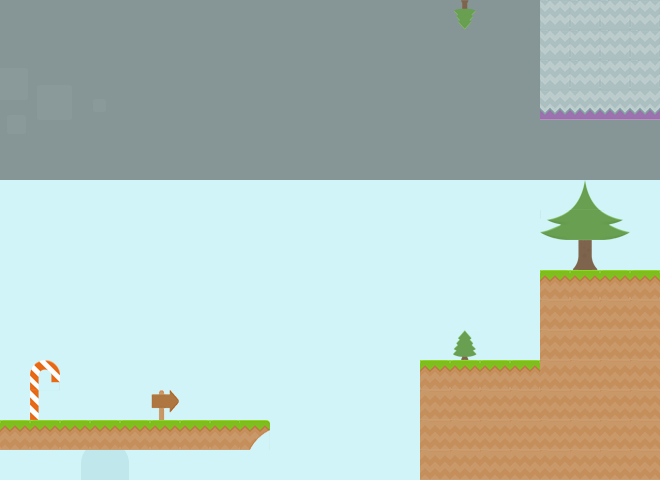

This game map was drawn from its Tiled (.tmx) file and the tilesets committed beside it. A one-line description and the trimmed map source follow:
An orthogonal 22x16 tile map with 30x30 px tiles, 3 tile layers (layer 0, layer 4, layer 2), 10 tilesets and 7 objects (3x coin, fly, enemy, fish, bat).

<map version="1.0" orientation="orthogonal" renderorder="right-down" width="22" height="16" tilewidth="30" tileheight="30" nextobjectid="258">
 <tileset firstgid="1" name="sheet0" tilewidth="30" tileheight="30" tilecount="169" columns="13">
  <image source="../graphics/sheet0.png" width="390" height="390" />
  <tile id="1">
   <animation>
    <frame tileid="1" duration="500" />
    <frame tileid="5" duration="500" />
    <frame tileid="85" duration="200" />
   </animation>
  </tile>
  <tile id="20">
   <animation>
    <frame tileid="19" duration="300" />
    <frame tileid="20" duration="300" />
   </animation>
  </tile>
  <tile id="98">
   <animation>
    <frame tileid="110" duration="100" />
    <frame tileid="111" duration="100" />
   </animation>
  </tile>
  <tile id="154">
   <animation>
    <frame tileid="19" duration="500" />
    <frame tileid="20" duration="500" />
   </animation>
  </tile>
  <tile id="160">
   <animation>
    <frame tileid="92" duration="500" />
    <frame tileid="93" duration="500" />
   </animation>
  </tile>
 </tileset>
 <tileset firstgid="170" name="sheet1" tilewidth="30" tileheight="30" tilecount="98" columns="14">
  <image source="../graphics/sheet1.png" width="420" height="210" />
  <tile id="51">
   <animation>
    <frame tileid="10" duration="500" />
    <frame tileid="11" duration="500" />
   </animation>
  </tile>
  <tile id="70">
   <animation>
    <frame tileid="0" duration="500" />
    <frame tileid="70" duration="500" />
   </animation>
  </tile>
  <tile id="71">
   <animation>
    <frame tileid="0" duration="500" />
    <frame tileid="85" duration="500" />
   </animation>
  </tile>
  <tile id="92">
   <animation>
    <frame tileid="0" duration="500" />
    <frame tileid="92" duration="500" />
   </animation>
  </tile>
  <tile id="93">
   <animation>
    <frame tileid="0" duration="500" />
    <frame tileid="93" duration="500" />
   </animation>
  </tile>
  <tile id="94">
   <animation>
    <frame tileid="14" duration="500" />
    <frame tileid="94" duration="500" />
   </animation>
  </tile>
 </tileset>
 <tileset firstgid="268" name="sheet3" tilewidth="30" tileheight="30" tilecount="169" columns="13">
  <image source="../graphics/sheet3.png" width="390" height="390" />
  <tile id="66">
   <animation>
    <frame tileid="67" duration="500" />
    <frame tileid="66" duration="500" />
   </animation>
  </tile>
 </tileset>
 <tileset firstgid="437" name="bg_grasslands" tilewidth="30" tileheight="30" tilecount="578" columns="34">
  <image source="../graphics/bg_grasslands.png" width="1024" height="512" />
 </tileset>
 <tileset firstgid="1015" name="cloud2" tilewidth="30" tileheight="30" tilecount="8" columns="4">
  <image source="../graphics/cloud2.png" width="129" height="71" />
 </tileset>
 <tileset firstgid="1023" name="cloud1" tilewidth="30" tileheight="30" tilecount="8" columns="4">
  <image source="../graphics/cloud1.png" width="128" height="71" />
 </tileset>
 <tileset firstgid="1031" name="cloud3" tilewidth="30" tileheight="30" tilecount="8" columns="4">
  <image source="../graphics/cloud3.png" width="129" height="71" />
 </tileset>
 <tileset firstgid="1039" name="bg_castle" tilewidth="30" tileheight="30" tilecount="578" columns="34">
  <image source="../graphics/bg_castle.png" width="1024" height="512" />
 </tileset>
 <tileset firstgid="1617" name="sheet4" tilewidth="30" tileheight="30" tilecount="98" columns="14">
  <image source="../graphics/sheet4.png" width="420" height="210" />
 </tileset>
 <tileset firstgid="1715" name="a" tilewidth="22" tileheight="31" tilecount="1" columns="0">
  <tile id="0">
   <image width="22" height="31" source="../graphics/g_stand.png" />
  </tile>
 </tileset>
 <layer name="layer 0" width="22" height="16">
  <data>[352 cells, 352 non-empty, 1 distinct tile ids]</data>
 </layer>
 <layer name="layer 4" width="22" height="16">
  <data>[352 cells, 352 non-empty, 286 distinct tile ids]</data>
 </layer>
 <layer name="layer 2" width="22" height="16">
  <data>[352 cells, 79 non-empty, 15 distinct tile ids]</data>
 </layer>
 <objectgroup name="Object Layer 1">
  <object id="59" name="fly" x="232" y="329" width="58" height="11" />
  <object id="252" name="coin" x="59" y="390" width="28" height="29" />
  <object id="253" name="coin" x="122" y="390" width="28" height="28" />
  <object id="254" name="coin" x="181" y="390" width="28" height="28" />
  <object id="255" name="enemy" x="0" y="419" width="27" height="30" />
  <object id="256" name="fish" x="332" y="449" width="28" height="29" />
  <object id="257" name="bat" x="118" y="107" width="33" height="14" />
 </objectgroup>
</map>
